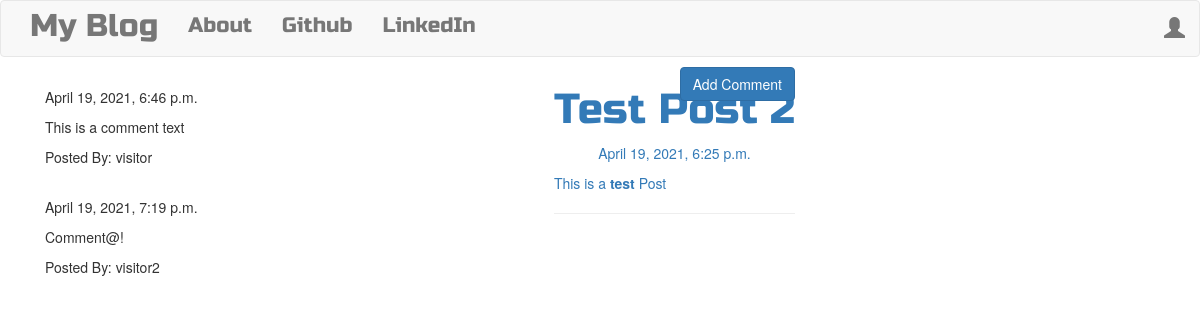
Screenshot of /post/3/ with the database file from the repository.
### blog/models.py (models this page shows, shortened)
class Post(models.Model):
    author = models.ForeignKey('auth.User',on_delete=models.CASCADE)
    title = models.CharField(max_length = 200)
    text  = models.TextField()
    created_date = models.DateTimeField(default=timezone.now)
    published_date = models.DateTimeField(blank = True ,null = True)

class Comment(models.Model):
    post = models.ForeignKey('blog.Post',related_name = 'comments',on_delete=models.CASCADE)
    author = models.CharField(max_length = 200)
    text  = models.TextField()
    created_date = models.DateTimeField(default=timezone.now)
    approved_comment = models.BooleanField(default = False)

### blog/views.py (the view)
# urls.py: path('post/<int:pk>/', views.PostDetailView.as_view(), name='post_detail'),
class PostDetailView(DetailView):
    model = Post

### blog/templates/blog/post_detail.html (shortened to what this page needs)
{% extends "blog/base.html" %}
{% block content %}
<h1 class="posttitle loader">{{ post.title }}</h1>
{% if post.published_date %}
    <div class="date postdate">
        {{ post.published_date }}
    </div>
{% else %}
    <a class="btn btn-default" href="{% url 'post_publish' pk=post.pk %}">Publish</a>
{% endif %}
<p class='postcontent'>{{ post.text|safe|linebreaksbr }}</p>
<hr>
<a class='btn btn-primary btn-comment' href="{% url 'add_comment_to_post' pk=post.pk %}">Add Comment</a>
<div class="container">
    {% for comment in post.comments.all %}
    <br>
        {% if user.is_authenticated or comment.approved_comment %}
            {{comment.created_date}}
                <p>{{comment.text|safe|linebreaks}}</p>
                <p>Posted By: {{ comment.author }}</p>
        {% endif %}
        {% empty %}
        <p>No Comments!</p>
    {% endfor %}
</div>
{% endblock %}

### blog/templates/blog/base.html (shortened to what this page needs)
<!DOCTYPE html>
{% load static %}
<html lang="en">
<head>
    <link rel="stylesheet" href="https://maxcdn.bootstrapcdn.com/bootstrap/3.4.1/css/bootstrap.min.css">
    <link rel="stylesheet" href="//cdn.jsdelivr.net/npm/medium-editor@latest/dist/css/medium-editor.min.css" type="text/css" media="screen" charset="utf-8">
    <link rel="stylesheet" href="{% static 'css/blog.css' %}"
</head>
<body class='loader'>
    <nav class="navbar navbar-default techfont custom-navbar">
        <div class="container">
            <ul class="nav navbar-nav">
                <li><a class='navbar-brand bigbrand' href="{% url 'post_list' %}">My Blog</a></li>
                <li><a href="{% url 'about' %}">About</a></li>
                <li><a href="https://github.com/">Github</a></li>
                <li><a href="https://www.linkedin.com/">LinkedIn</a></li>
            </ul>
            <ul class='nav navbar-nav navbar-right'>
                {% if user.is_authenticated %}
                <li>
                    <a href="{% url 'post_new' %}">New Post</a>
                </li>
                <li>
                    <a href="{% url 'post_draft_list' %}">Drafts</a>
                </li>
                <li>
                    <a href="{% url 'logout' %}">Log Out</a>
                </li>
                <li>
                    <a>Welcome: {{user.username}}</a>
                </li>
                {% else %}
                <li><a class='nav navbar-right' href="{% url 'login' %}"><span class='glyphicon glyphicon-user'></span> </li>
                {% endif %}
            </ul>
        </div>
    </nav>
    <div class="content container">
        <div class="row">
            <div class="col-md-8">
                <div class="blog_posts">
                    {% block content %}
                    {% endblock %}
                </div>
            </div>
        </div>
    </div>
</body>
</html>

### blog/static/css/blog.css (style rules this page uses)
.techfont { font-family: 'Russo One',sans-serif; font-size: 1.5em; margin-bottom: 10px; }
.bigbrand { font-size: 1.5em ; }
.postdate { text-align: center; }
.posttitle { font-family: 'Russo One',sans-serif; font-size: 3em ; text-align: center; }
.postcontent { font-family: 'Montserrat'; font-size: 1.5em; }
.btn-comment { position: absolute; right: 0px; }
.loader { filter:hue-rotate(0deg); color:linear-gradient(45deg,#0f8,#08f); animation:hue 10000ms infinite linear; }

### rows the page displays
Post: title "Test Post 2", published_date "April 19, 2021, 6:25 p.m.", text "This is a test Post"
Comment: created_date "April 19, 2021, 6:46 p.m.", text "This is a comment text", author "visitor"
Comment: created_date "April 19, 2021, 7:19 p.m.", text "Comment@!", author "visitor2"
